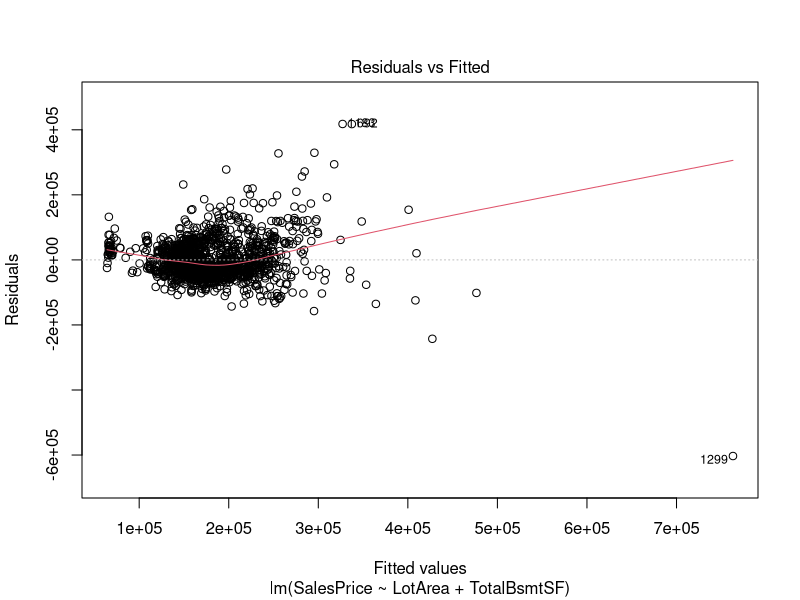
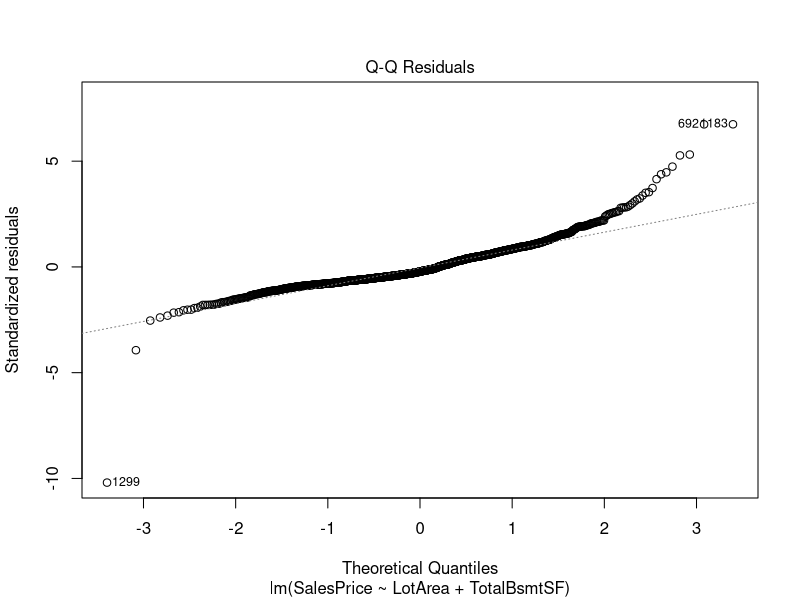
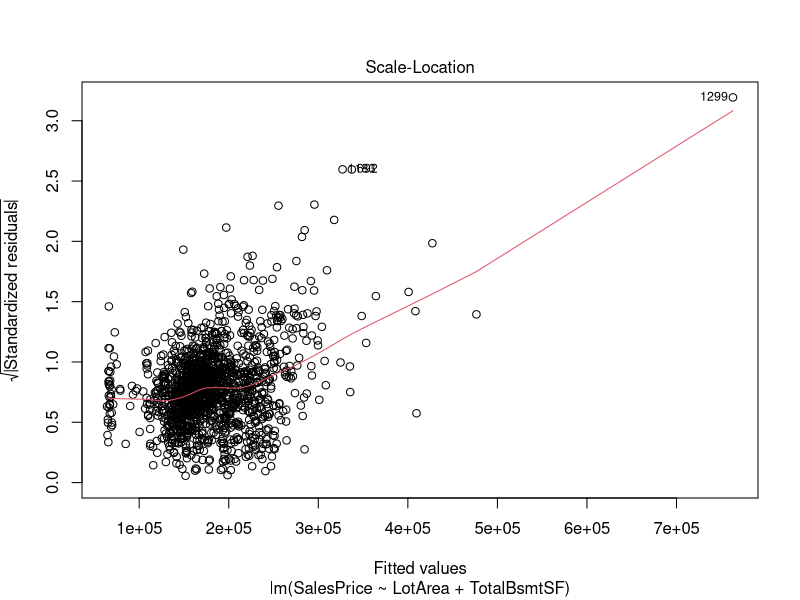
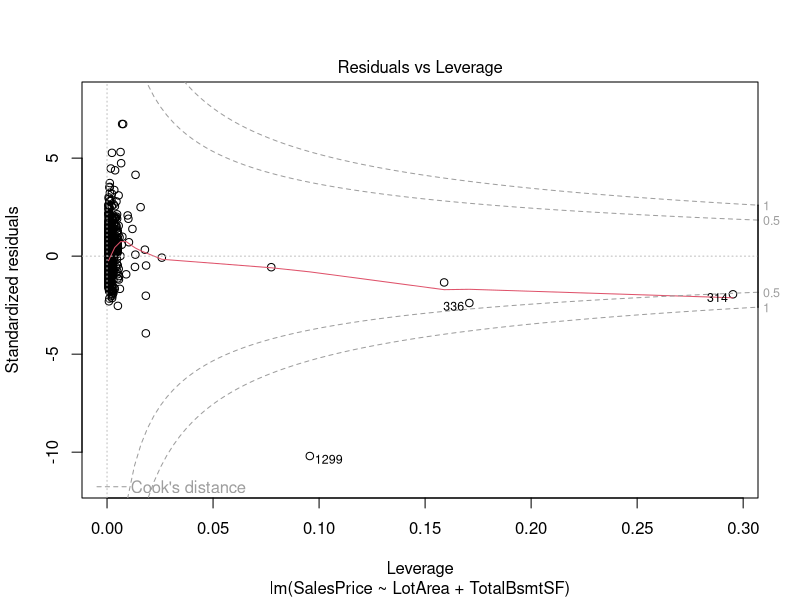

Recreate these plots in R, in order.
housing <- read.csv("housing1.csv",sep=",")
summary(housing)
SalesPrice <- c(housing$SalePrice)
LotArea <- c(housing$LotArea)
TotalBsmtSF <- c(housing$TotalBsmtSF)
Regression <- lm(SalesPrice~LotArea+TotalBsmtSF)
summary(Regression)
plot(Regression)
newhouse <- data.frame(LotArea=1500 , TotalBsmtSF=1200)
newhouse
predict(Regression,newhouse)